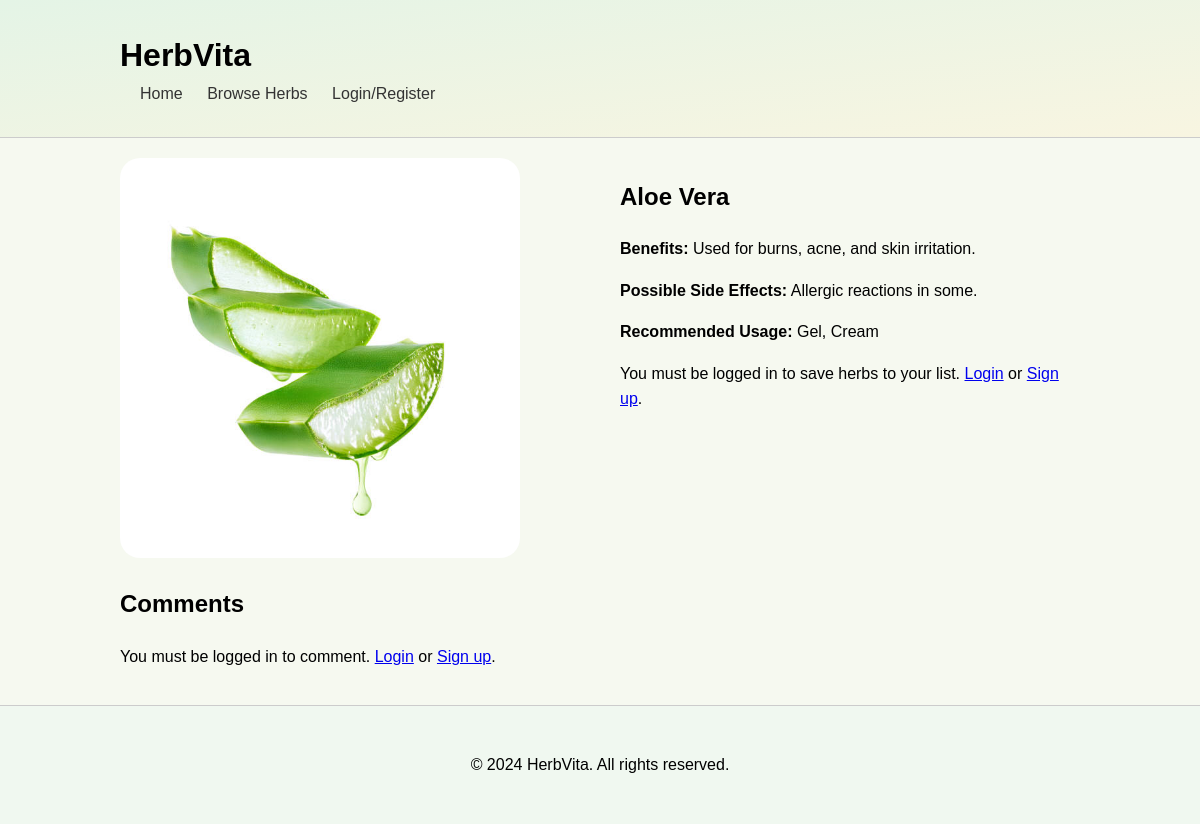
Page /herbDetails.php?id=25 on the earlier database version.
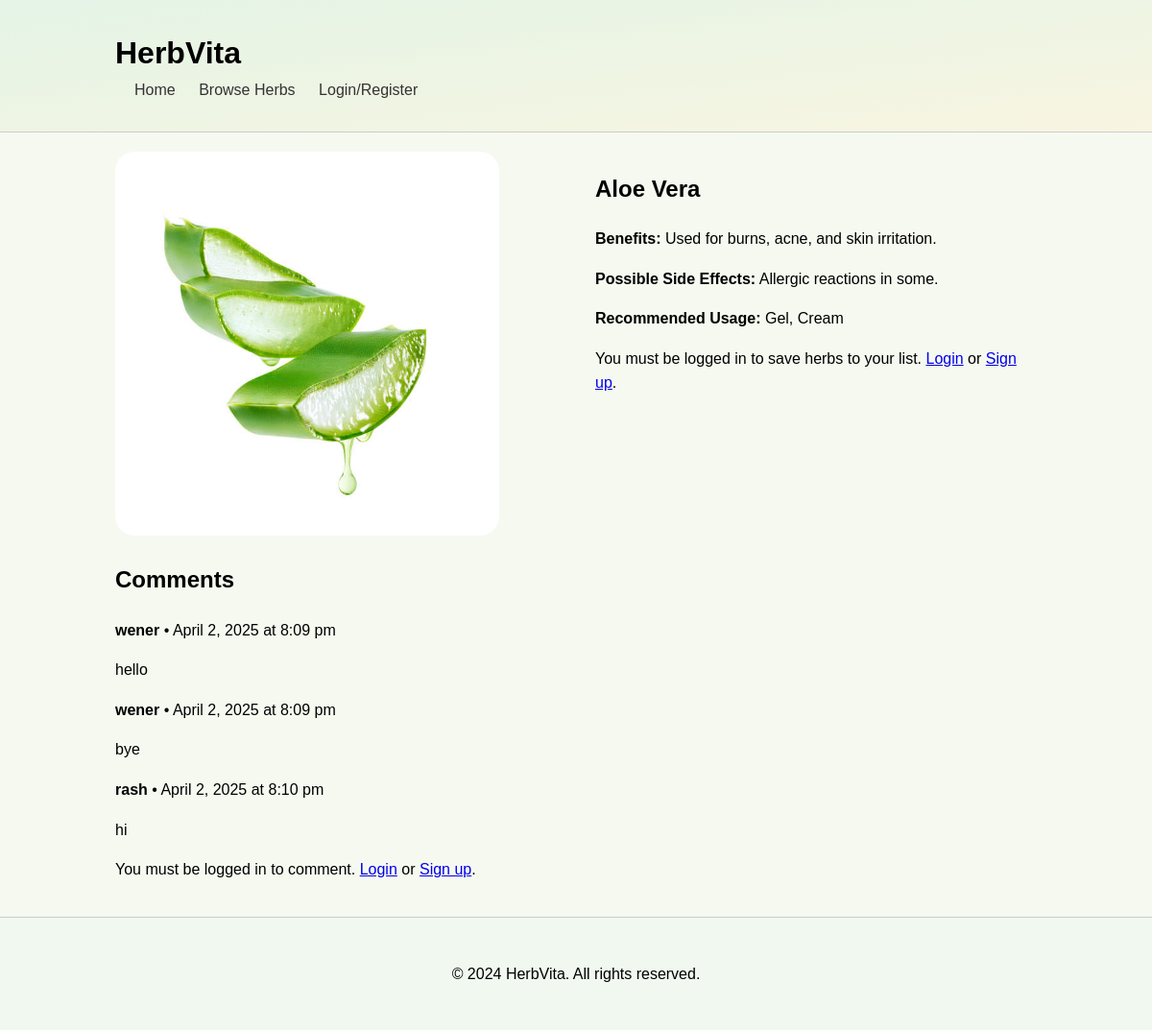
Same page on the later database version.
### tables this page shows
CREATE TABLE `herb` (
  `herbID` int(11) NOT NULL,
  `herbName` varchar(20) NOT NULL,
  `sideEffect` varchar(255) NOT NULL,
  `recommendedUsage` text NOT NULL,
  `Benefit` text NOT NULL,
  `healthConcerns` int(11) NOT NULL,
  `imagePath` varchar(255) NOT NULL
);

CREATE TABLE `comments` (
  `commentID` int(11) NOT NULL,
  `herbID` int(11) NOT NULL,
  `userID` varchar(11) NOT NULL,
  `commentText` text NOT NULL,
  `timeAdded` timestamp NOT NULL DEFAULT current_timestamp() ON UPDATE current_timestamp()
);

CREATE TABLE `user` (
  `userID` varchar(11) NOT NULL,
  `Name` varchar(20) NOT NULL,
  `Email` varchar(50) NOT NULL,
  `passwordHash` varchar(255) NOT NULL,
  `healthInterest` int(11) NOT NULL,
  `CommentID` int(11) NOT NULL
);

### herbDetails.php (the view, shortened to what this page needs)
<?php
include 'db_connect.php';
if (isset($_GET['id']) && is_numeric($_GET['id'])) {
    $herbId = $_GET['id'];
    $sql = "SELECT herbID, herbName, sideEffect, recommendedUsage, Benefit, imagePath
            FROM herb
            WHERE herbID = ?";
    $stmt = $conn->prepare($sql);
    $stmt->bind_param("i", $herbId);
    $stmt->execute();
    $result = $stmt->get_result();
    if ($result->num_rows == 1) {
        $herb = $result->fetch_assoc();
    } else {
        header("Location: browseHerb.php");
        exit();
    }
} else {
    header("Location: browseHerb.php");
    exit();
}
?>
<!DOCTYPE html>
<html lang="en">
<head>
    <link rel="stylesheet" href="style.css">
</head>
<body>
    <header>
        <div class="container">
            <h1>HerbVita</h1>
            <nav>
                <ul>
                    <li><a href="index.php">Home</a></li>
                    <li><a href="browseHerb.php">Browse Herbs</a></li>
                    <?php if(isset($_SESSION['loggedin']) && $_SESSION['loggedin'] === true): ?>
                        <li><a href="profile.php">Saved Herbs</a></li>
                        <li><a href="logout.php">Logout</a></li>
                    <?php else: ?>
                        <li><a href="login.php">Login/Register</a></li>
                    <?php endif; ?>
                </ul>
            </nav>
        </div>
    </header>
    <main class="container">
        <section class="herb-details">
            <?php if ($herb): ?>
                <div class="herbPageContainer">
                    <div class="herb-image">
                        <img src="<?php echo htmlspecialchars($herb['imagePath']); ?>" alt="<?php echo htmlspecialchars($herb['herbName']); ?>">
                    </div>
                    <div class="herb-info">
                        <h2><?php echo htmlspecialchars($herb['herbName']); ?></h2>
                        <p><strong>Benefits:</strong> <?php echo nl2br(htmlspecialchars($herb['Benefit'])); ?></p>
                        <p><strong>Possible Side Effects:</strong> <?php echo nl2br(htmlspecialchars($herb['sideEffect'])); ?></p>
                        <p><strong>Recommended Usage:</strong> <?php echo nl2br(htmlspecialchars($herb['recommendedUsage'])); ?></p>
                         <?php if (isset($_SESSION['loggedin']) && $_SESSION['loggedin'] === true): ?>
                            <form method="post">
                                <button type="submit" name="save_herb" class="saveherb">Save Herb</button>
                            </form>
                            <?php if (isset($saveMessage)): ?>
                                <p class="message"><?php echo $saveMessage; ?></p>
                            <?php endif; ?>
                        <?php else: ?>
                            <p>You must be logged in to save herbs to your list. <a href="login.php">Login</a> or <a href="signup.php">Sign up</a>.</p>
                        <?php endif; ?>
                    </div>
                </div>
            <?php else: ?>
                <p>Herb not found.</p>
            <?php endif; ?>
        </section>
    <section class="herb-details-comments">
        <h2>Comments</h2>
        <?php
        $sql_comments = "SELECT c.`commentText`, u.`Name`, c.`timeAdded`
                        FROM `comments` c
                        JOIN `user` u ON c.`userID` = u.`userID`
                        WHERE c.`herbID` = ?";
        $stmt_comments = $conn->prepare($sql_comments);
        $stmt_comments->bind_param("i", $herbId);
        $stmt_comments->execute();
        $result_comments = $stmt_comments->get_result();
        if ($result_comments->num_rows > 0) {
            echo "<div class='comments-list'>";
            while ($row = $result_comments->fetch_assoc()) {
                echo "<div class='comment-box'>";
                echo "<p><strong>" . htmlspecialchars($row['Name']) . "</strong> • " .
                     date('F j, Y \a\t g:i a', strtotime($row['timeAdded'])) . "</p>";
                echo "<p>" . htmlspecialchars($row['commentText']) . "</p>";
                echo "</div>";
            }
            echo "</div>";
        }
        ?>
    </section>
    <?php if (isset($_SESSION['loggedin']) && $_SESSION['loggedin'] === true): ?>
        <form action="submitComment.php" method="POST">
            <textarea name="comment" rows="5" cols="50" required></textarea>
            <input type="hidden" name="herb_id" value="<?php echo htmlspecialchars($herbId); ?>">
            <button type="submit">Post Comment</button>
        </form>
    <?php else: ?>
        <p>You must be logged in to comment. <a href="login.php">Login</a> or <a href="signup.php">Sign up</a>.</p>
    <?php endif; ?>
    </main>
    <footer>
        <div class="container">
            <p>&copy; 2024 HerbVita. All rights reserved.</p>
        </div>
    </footer>
</body>
</html>

### style.css (style rules this page uses)
body { font-family: sans-serif; margin: 0; padding: 0; line-height: 1.6; background-color: #f6f9f0; }
.container { width: 80%; max-width: 1200px; margin: 0 auto; padding: 20px; }
header { background: linear-gradient(to bottom right, #e4f4e6, #f8f5e1); padding: 10px 0; border-bottom: 1px solid #ccc; }
header h1 { margin: 0; display: inline-block; }
nav ul { list-style: none; padding: 0; margin: 0; display: inline-block; }
nav ul li { display: inline; margin-left: 20px; }
nav ul li a { text-decoration: none; color: #333; }
main { padding: 20px 0; }
footer { background-color: #f0f8f0; text-align: center; padding: 10px 0; border-top: 1px solid #ccc; }
.herbPageContainer { display: flex; flex-direction: row; align-items: flex-start; margin: 0 auto; width: 100%; }
.herbPageContainer > div:first-child { flex-basis: 50%; padding-right: 20px; }
.herbPageContainer > div:last-child { flex-basis: 50%; padding-left: 20px; }
.herb-image img { max-width: 25rem; max-height: 25rem; border-radius: 20px; }

Differences in the rows shown:
added comments: userID.Name "wener", timeAdded "April 2, 2025 at 8:09 pm", commentText "hello"
added comments: userID.Name "wener", timeAdded "April 2, 2025 at 8:09 pm", commentText "bye"
added comments: userID.Name "rash", timeAdded "April 2, 2025 at 8:10 pm", commentText "hi"
